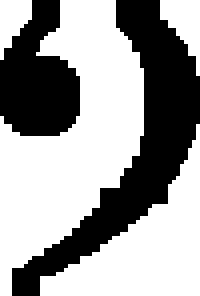
#> input picture templates/bass_clef.png, 50 x 74 px (shown 4 times larger); its folder holds only this picture in this run
$ python main.py
#> lines starting #> are read from the running program, lines starting #| are printed output that depends on the picture; after the words box and inside, x2 and y2 are one past the last pixel; in counts of white or black regions, pixels touching at a corner belong together
import cv2
import numpy as np
import time
import glob
import matplotlib.pyplot as plt
import imutils
import os

# [23 lines left out: functions full_step, advance, classify2, not called in this run]

# Start here.
def read_image(path):
    img = cv2.imread(path, cv2.IMREAD_COLOR)
    # img = cv2.blur(img, (1, 1))
    img_shape = 400
    # img = cv2.resize(img, dsize=(img_shape, int(img_shape/img.shape[1] * img.shape[0])))
    img = imutils.resize(img, height=img_shape)
    return img

def load_dictionary(template_path='templates'):
#> called with template_path = 'templates'
    dictionary = {}
    for path in glob.glob('{}/*.png'.format(template_path)):
        img = cv2.imread(path)
#> img is the input picture: shape (74, 50, 3); 61.6% white; 2 black regions, box (x1, y1, x2, y2) and area: (3, 0, 50, 74) 951, (0, 0, 20, 34) 468
        gray = cv2.cvtColor(img, cv2.COLOR_BGR2GRAY)
        _, gray = cv2.threshold(gray, 225, 255, cv2.THRESH_BINARY)
        bin_img = (1 * (gray == 255)).astype(np.uint8)
        name = os.path.basename(path)[:-4]
        dictionary[name] = bin_img
    return dictionary

def sliding_window_argmax(arr, k):
    """
    Given a 1D array arr, computes the index of maximum value of this array.
    """
    # O(kn)
    max_sum = 0
    max_idx = (-1,-1)
    for i in range(k, len(arr)-k):
        acc = 0
        for j in range(-k, k+1):
            acc += arr[i+j]
        if acc > max_sum:
            max_sum = acc
            max_idx = (i-k, i+k)
    return max_idx, max_sum

def compute_staff(gray):
    """
    Extract staff parameters from input image.
    Staff parameters are staff width and staff spacing.
    This is done by creating a histogram of consecutive black an white pixels, and
    taking the lengths of black pixels which occur most as staff thickness, and lengths
    of white pixels which occur most as staff spacing.
    This algorithm is described in Optical Music Recognition using Projections.
    """
    # Initialize histograms
    white_hist = np.zeros(gray.shape[0]+1)
    black_hist = np.zeros(gray.shape[0]+1)
    # Loop over columns
    for j in range(gray.shape[1]):
        i = 0
        while i < gray.shape[0]:
            # Compute length of consecutive sequence of white pixels
            sequence_length = 0
            while i < gray.shape[0] and gray[i,j] > 0:
                sequence_length += 1
                i += 1
            if sequence_length > 0:
                white_hist[sequence_length] += 1

            # Compute length of consecutive sequence of black pixels
            sequence_length = 0
            while i < gray.shape[0] and gray[i,j] == 0:
                sequence_length += 1
                i += 1
            if sequence_length > 0:
                black_hist[sequence_length] += 1

    staff_thickness = sliding_window_argmax(black_hist, 1)[0]
    staff_spacing = sliding_window_argmax(white_hist, 1)[0]
    return staff_thickness[0], staff_spacing[1]

def find_staves(I, staff_thickness, staff_spacing):
    """
    Given a binary image I, locates the staves in the image.
    A staff is a list of 5 staff y-positions.
    """
    staff_positions = []
    img = I
    # Define the score of a row as the number of matching pixels along all columns of this row
    # Formally, maintain an array score, where score[i] = sum of scores over all columns of row i
    score = np.zeros(img.shape[0])

    # Loop over every pixel
    for j in range(img.shape[1]):
        for i in range(img.shape[0] - staff_thickness):
            score[i] += np.sum(1 - img[i:i+staff_thickness, j])
            assert(score[i] >= 0)

    # Take rows that are above a certain threshold and skip by one template
    # Threshold is 80%
    # Adaptive staff prediction: If a staff line is expected, then decrease confidence threshold.
    # This helps reduce staff lines which are left undetected, while also reducing false positives.
    confidence = 0.8
    threshold = img.shape[1] * staff_thickness
    row = 0
    staff = []
    while row < img.shape[0]:
        if score[row] > threshold * confidence:
            staff.append(row+staff_thickness//2)
            if len(staff) == 5:
                staff_positions.append(staff)
                staff = []
                confidence = 0.8
            row += staff_spacing - 2
            if confidence == 0.8:
                confidence = 0.6
        else:
            row += 1
    return staff_positions

# [5 lines left out: function draw_staff, not called in this run]

def segment_by_staves(img, staves, staff_thickness, staff_spacing):
    """
    Splits tracks by the staff positions.
    Returns list of tracks, list of track y-offsets
    """
    track_bounds = []
    for staff in staves:
        # Consider two imaginary staff lines above and below to account for notes
        # above and below the staff.
        y1 = max(staff[0] - 3*(staff_thickness + staff_spacing), 0)
        y2 = min(staff[-1] + 3*(staff_thickness + staff_spacing), img.shape[0])
        track_bounds.append( (y1, y2) )
    return track_bounds

def get_projection(img, start=0, end=-1, axis='X'):
    """
    Returns the img projection (sum of black pixels) from start to end along a specified axis.
    """
    if end == -1:
        if axis == 'X':
            end = img.shape[1]
        else:
            end = img.shape[0]
    result = np.zeros(end - start)

    if axis == 'X':
        for j in range(start, end):
            for i in range(img.shape[0]):
                if img[i][j] == 0:
                    result[j-start] += 1
    elif axis == 'Y':
        for i in range(start, end):
            for j in range(img.shape[1]):
                if img[i][j] == 0:
                    result[i-start] += 1
    else:
        raise Exception("Invalid value for parameter \'axis\'. It should be either \'X\' or \'Y\'.")
    return result

def get_interesting_intervals(proj, threshold):
    """
    Returns a list of intervals where proj is greater than some threshold.
    """
    boundaries = []
    i = 0
    while i < len(proj):
        if proj[i] < threshold:
            i += 1
        else:
            boundary = (i,)
            while i < len(proj) and proj[i] >= threshold:
                i += 1
            boundary += (i,)
            boundaries.append(boundary)
    return boundaries

def find_all_symbols(img, staff_thickness, staff_spacing, draw_projection_plots=False):
    """
    Returns bounding boxes over all symbols in the image.
    Note that the coordinates are relative so be sure to add the y-offset for multitrack images.
    """
    xproj = get_projection(img, axis='X')
    yproj = get_projection(img, axis='Y')

    if draw_projection_plots:
        fig, (ax1, ax2) = plt.subplots(nrows=1, ncols=2)
        ax1.set_title("X Projection")
        x = np.arange(0, len(xproj), 1)
        ax1.fill_between(x, xproj)
        ax2.set_title("Y Projection")
        x = np.arange(0, len(yproj), 1)
        ax2.fill_between(yproj, x)
        ax2.invert_yaxis()
        fig.tight_layout()

    vertical_boundaries = get_interesting_intervals(xproj, threshold=staff_thickness)

    objects = []

    for vboundary in vertical_boundaries:
        yproj = get_projection(img[:, vboundary[0]:vboundary[1]], axis='Y')
        horizontal_boundaries = get_interesting_intervals(yproj, threshold=staff_thickness//2)
        for hboundary in horizontal_boundaries:
            objects.append((vboundary[0], hboundary[0], vboundary[1], hboundary[1]))

    return objects

# [55 lines left out: function recognize_isolated_note, not called in this run]

def _match_and_slide(I, symbol, mask, bound=False):
    """
    Given an input binary image I, a bounding rectangle symbol, and a template mask, find the
    most probably position where this template could be in this symbol by sliding this
    template accross the symbol and counting the number of matching pixels.
    A score is assigned equal to the number of matching pixels / number of pixels in the templat
    """
    # Initialize symbol rectangle bounds and mask rectangle bounds
    x1, y1, x2, y2 = symbol
    mask_height, mask_width = mask.shape
    nrows, ncols = I.shape

    # Initialize score and position variables
    score = 0
    pos = (-1, -1)

    # For most templates, the width and height should be a bit close to the symbol.
    # However, for empty and filled note templates, these could be found anywhere within
    # the symbol. In order to control this behavior, we use the bound parameter.
    # If bound is set, we do the following:
    # In order to speed things up, only consider symbols whose height and width are close
    # to the height and width of the mask. This avoids trying to slide very small masks
    # over large symbols, which obviously do not match.

    # Find the ratio of symbol width to mask width and ration of symbol height to mask height
    # If these ratios are too large or too small, then don't try proceed.
    rx = (x2 - x1) / mask_width
    ry = (y2 - y1) / mask_height

    in_range = lambda x, a, b: a <= x and x <= b

    min_ratio = 0.8
    max_ratio = 1.2

    # If bound is not set, then we proceed normally:
    if not bound or (bound and in_range(rx, min_ratio, max_ratio) and in_range(ry, min_ratio, max_ratio)):
        # Loop over every pixel in the symbol to choose the top left corner (i, j) and try matching.
        # From experimentation, it helps to consider at the least the first pixel, even if
        # the bounds of the template exceed the bounds of the symbol. Usually, they don't exceed
        # exceed them by too much if there really is a match.
        for i in range(y1, max(y2 - mask_height, y1 + 1)):
            for j in range(x1, max(x2 - mask_width, x1 + 1)):
                tmp = 0
                for x in range(mask_height):
                    for y in range(mask_width):
                        if i + x < nrows and j + y < ncols:
                            tmp += (I[i+x, j+y] == mask[x,y])

                if tmp > score:
                    score = tmp
                    pos = (j + mask_width//2, i + mask_height//2) # Pos should be the exact center of where the match takes place

    return score/(mask_height * mask_width), pos

# [37 lines left out: function _match_all, not called in this run]

def match_symbol(I, symbol, dictionary, staff_thickness, staff_spacing, filled_confidence=0.8, empty_confidence=0.7, symbol_confidence=0.6):
    """
    Given a binary image I, a bounding rectangle symbol, a collection of templates dictionary,
    try to recognize the musical character(s) found in symbol.
    Each recognition is given a score and one with the highest score is chosen, only if its score
    exceeds a certain confidence threshold.
    Returns a list of (name, pos) tuples representing the character name and character position, for
    every character found in the symbol.
    """
    # First try matching this symbol to all templates except for the filled and empty notes.
    scores = []
    for name, mask in dictionary.items():
        if name == 'filled_note' or name == 'empty_note':
            continue
        score, pos = _match_and_slide(I, symbol, mask, bound=1)
        scores.append( (score, name, pos) )
    scores.sort(reverse=True)
    # print(scores)
    if scores[0][0] >= symbol_confidence:
        return [(scores[0][1], scores[0][2])]

    # If no template matches, then try finding empty note heads in the symbol.
    score_empty, pos = _match_and_slide(I, symbol, dictionary['empty_note'])
    # print(score_empty)
    if score_empty >= empty_confidence:
        return [('half_note', pos)]

    # If no empty note head are found, then try finding filled note heads in the symbol.
    pos = _match_all(I, symbol, dictionary['filled_note'], confidence=filled_confidence)

    # If multiple filled note heads are found, then this symbol is a beamed collection of notes,
    # return each one individually without any further processing. Otherwise, then this is only
    # a single note head, which may either be a quarter note or an eigthth note, so do some more
    # processing to figure it out.
    # Note that if no notes are detected, then this symbol doesn't represent anything important,
    # and an empty list will be returned.
    if len(pos) == 1:
        if mask.shape[1] / (symbol[2] - symbol[0]) < 0.9:
            return [('quarter_note', pos[0])]
        else:
            return [('eighth_note', pos[0])]
        # return recognize_isolated_note(I, symbol, staff_thickness, staff_spacing)
    else:
        return [('eighth_note', c) for c in pos]

def compute_runs(I, axis='X'):
    """
    Given an input binary image I, computes an output image res, where
    res[i, j] = longest run ending at this pixel.
    A run is defined as a consecutive sequence of black pixels.
    If I[i, j] = 1, i.e. represents a white pixel, then res[i, j] = 0
    """
    nrows, ncols = I.shape
    res = np.zeros_like(I)
    if axis == 'X':
        for i in range(nrows):
            current_sequence = 0
            for j in range(ncols):
                if I[i, j] == 0: # Black pixel
                    current_sequence += 1
                else:
                    current_sequence = 0
                res[i, j] = current_sequence
    elif axis == 'Y':
        for j in range(ncols):
            current_sequence = 0
            for i in range(nrows):
                if I[i, j] == 0: # Black pixel
                    current_sequence += 1
                else:
                    current_sequence = 0
                res[i, j] = current_sequence
    return res

def remove_staff(I, staff, staff_thickness):
    # Algorithm discussed in Robust and ...
    nrows, ncols = I.shape
    res = I.copy()

    # Compute Iv
    Iv = compute_runs(I, axis='Y')

    # For every staff y-position, go over all columns and remove the run if
    # its length is <= staff_thickness + 3
    for x in staff:
        x += 1
        for j in range(ncols):
            if Iv[x, j] ==  0:
                continue

            x2 = x
            while x2 < nrows and Iv[x2, j] > 0:
                x2 += 1

            if Iv[x2-1, j] <= staff_thickness + 3:
                x1 = x2 - Iv[x2-1, j]
                while x1 < x2:
                    res[x1, j] = 1
                    x1 += 1
    return res

# [54 lines left out: function find_vertical_lines, not called in this run]

template_path = 'templates'
dictionary = load_dictionary(template_path)
#> dictionary = 1 item

def my_test(path):
#> called with path = 'src/below_staff.png'
    print(path)
    img = read_image(path)
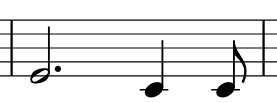
#> input picture src/below_staff.png, 277 x 103 px
#> in read_image, img is the input picture: shape (103, 277, 3); min 0, max 255, mean 230.3
#> in read_image, `img = imutils.resize(img, height=img_shape)`:
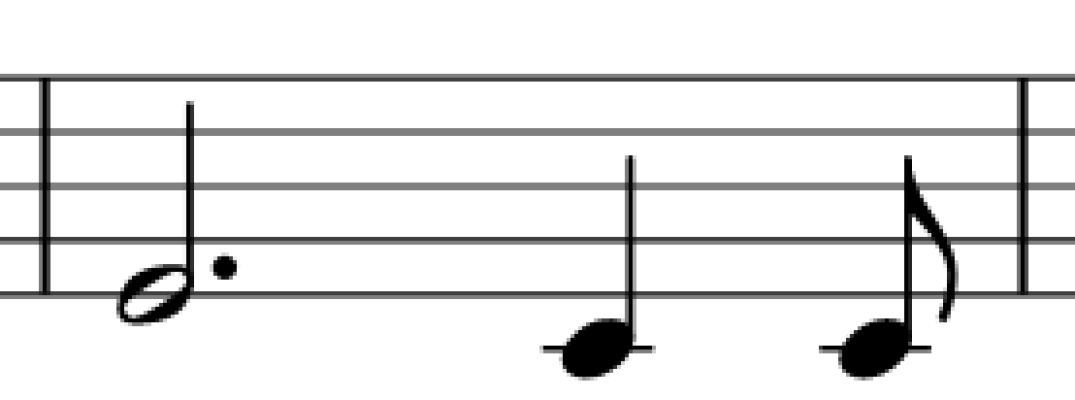
#> img: shape (400, 1075, 3); min 0, max 255, mean 230.3
    gray = cv2.cvtColor(img, cv2.COLOR_BGR2GRAY)
#> gray: shape (400, 1075)
    _, gray = cv2.threshold(gray, 225, 255, cv2.THRESH_BINARY)
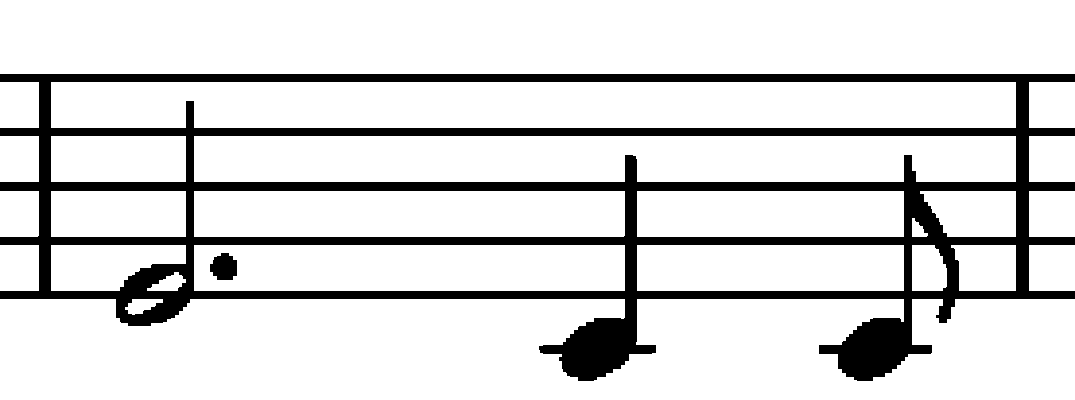
#> gray: shape (400, 1075); 84.8% white; 2 black regions, box (x1, y1, x2, y2) and area: (0, 74, 1075, 381) 64801, (210, 253, 237, 280) 569
    bin_img = (1 * (gray == 255)).astype(np.uint8)

    staff_thickness, staff_spacing = compute_staff(gray)
#> staff_thickness = 7; staff_spacing = 47

    params = {}
    with open('templates/conf.txt', 'r') as f:
#> (reads templates/conf.txt from the repository)
        lines = f.readlines()
        for line in lines:
            args = line.split('=')
            params[args[0]] = int(args[1])

    required_staff_spacing = params['staff_spacing']

    print("Adjusting image height...")
    r = required_staff_spacing/staff_spacing
#> r = 0.383

    adjusted_height = round(r * img.shape[0])
#> adjusted_height = 153

    img = imutils.resize(img, height=adjusted_height)
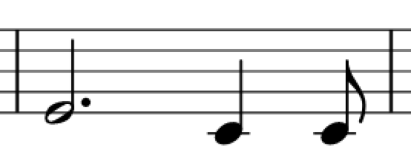
#> img: shape (153, 411, 3); min 0, max 255, mean 230.3
    gray = cv2.cvtColor(img, cv2.COLOR_BGR2GRAY)
#> gray: shape (153, 411)
    _, gray = cv2.threshold(gray, 225, 255, cv2.THRESH_BINARY)
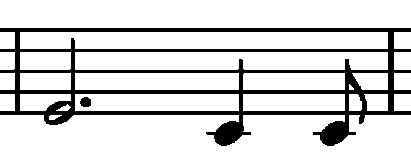
#> gray: shape (153, 411); 83% white; 2 black regions, box (x1, y1, x2, y2) and area: (0, 28, 411, 146) 10599, (80, 97, 91, 107) 90
    bin_img = (1 * (gray == 255)).astype(np.uint8)

    t1 = time.time()
    staff_thickness, staff_spacing = compute_staff(gray)
#> staff_thickness = 3; staff_spacing = 18
    t2 = time.time()
    print("Time taken to compute staff dimensions: {} ms".format(1000*(t2 - t1)))

    t1 = time.time()
    staves = find_staves(bin_img, staff_thickness, staff_spacing)
#> after the loop in find_staves, `for j in range(img.shape[1]):`: score = 153 values, max 1233 at index 28, min 0 at index 0, mean 209.6
#> in find_staves, `threshold = img.shape[1] * staff_thickness`: threshold = 1233
#> the loop in find_staves, `while row < img.shape[0]:` made 78 passes
#> row on passes 29 to 40: 44, 45, 46, 47, 48, 64, 65, 66, 67, 68, 69, 85
#> after the loop in find_staves, `while row < img.shape[0]:`: confidence = 0.6; row = 153; staff = []; staff_positions = [[29, 49, 70, 90, 111]]
#> staves = [[29, 49, 70, 90, 111]]
    t2 = time.time()
    print("Time taken to find staves in image: {} ms".format(1000*(t2 - t1)))

    t1 = time.time()
    for staff in staves:
        # draw_staff(img, staff, staff_thickness, staff_spacing, (0,0,255), 1)
        bin_img = remove_staff(bin_img, staff, staff_thickness)
#> this loop made 1 pass
#> staff on pass 1: [29, 49, 70, 90, 111]
#> pass 1, in remove_staff, `Iv = compute_runs(I, axis='Y')`:
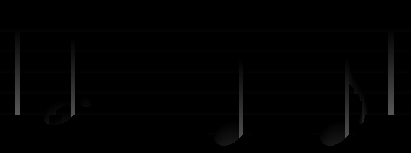
#> Iv: shape (153, 411); min 0, max 87, mean 1.8
#> pass 1, in my_test, `bin_img = remove_staff(bin_img, staff, staff_thickness)`:
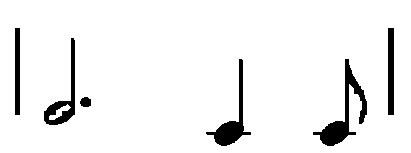
#> bin_img: shape (153, 411); values 0 (black) and 1 (white), 94% white; 6 black regions, box (x1, y1, x2, y2) and area: (313, 59, 367, 146) 1174, (206, 59, 251, 146) 849, (44, 38, 75, 125) 719, (388, 28, 394, 115) 522, (15, 28, 20, 115) 435, (80, 97, 91, 107) 90
    t2 = time.time()
    print("Time taken to remove staves in image: {} ms".format(1000*(t2 - t1)))

    t1 = time.time()
    track_bounds = segment_by_staves(gray, staves, staff_thickness, staff_spacing)
#> the loop in segment_by_staves, `for staff in staves:` made 1 pass
#> (staff, y1, y2) on pass 1: ([29, 49, 70, 90, 111], 0, 153)
#> after the loop in segment_by_staves, `for staff in staves:`: track_bounds = [(0, 153)]
#> track_bounds = [(0, 153)]
    t2 = time.time()
    print("Time taken to segment tracks by their staves: {} ms".format(1000*(t2 - t1)))

    draw_projection_plots = 0

    all_symbols = []

    t1 = time.time()
    for track_id, (staff, track_bound) in enumerate(zip(staves, track_bounds)):
        track = bin_img[track_bound[0]:track_bound[1]]

        symbols = find_all_symbols(track, staff_thickness, staff_spacing, draw_projection_plots=draw_projection_plots)
        y_offset = track_bound[0]

        for x1, y1, x2, y2 in symbols:
            all_symbols.append( ((x1, y1+y_offset, x2, y2+y_offset), track_id) )
#> this loop made 1 pass
#> (track_id, staff, track_bound, y_offset) on pass 1: (0, [29, 49, 70, 90, 111], (0, 153), 0)
#> after the loop, all_symbols = [((15, 28, 20, 115), 0), ((44, 38, 75, 125), 0), ((80, 97, 91, 107), 0), ((207, 59, 251, 146), 0), ((313, 59, 367, 146), 0), ((388, 28, 394, 115), 0)]

    t2 = time.time()
    print("Time taken to bound all symbols with boxes: {} ms".format(1000*(t2 - t1)))

    note_sequences = [[] for i in range(len(staves))]
#> note_sequences = [[]]

    t1 = time.time()
    for i, (symbol, track_id) in enumerate(all_symbols):
        x1, y1, x2, y2 = symbol
        print("Recognizing symbol {} ...".format(i))
        characters = match_symbol(bin_img, symbol, dictionary, staff_thickness, staff_spacing)

        cv2.rectangle(img, (x1, y1), (x2, y2), (0,255,0), 2)

        for (name, pos) in characters:
            cv2.putText(img, name, pos, cv2.FONT_HERSHEY_SIMPLEX, 0.4, (0,0,255))
            note_sequences[track_id].append((name, pos))
#> this loop made 1 pass
#> track_id on pass 1: 0
#> (printed output is left out)

    t2 = time.time()
    print("Time taken to find classify all symbols: {} ms".format(1000*(t2 - t1)))

    print(note_sequences)
    with open('tests/out.txt', 'w') as f:
        for i in range(len(note_sequences)):
            f.write(f'Track{i}: ')
            for name, pos in note_sequences[i]:
                if name.endswith('note'):
                    name = name + '.{}'.format(classify2(pos, staves[i], staff_thickness, staff_spacing))
                f.write(f'{name} ')
            f.write('\n')

    cv2.imshow("Gray", gray)
    cv2.imshow("Image", img)
    cv2.imshow("Bin Image", (255 * bin_img).astype(np.uint8) )
    cv2.waitKey(205 * draw_projection_plots)
    if draw_projection_plots:
        plt.show()

    cv2.destroyAllWindows()

# [43 lines left out: function create_samples, not called in this run]

def main():
    # [8 lines of commented-out code are left out]
    my_test("src/below_staff.png")
    # my_test("src/bass_clef.png")
    # my_test("src/three_bar.png")

if __name__ == "__main__":
#> (the run stopped early here; a loop or call above may not have finished)
